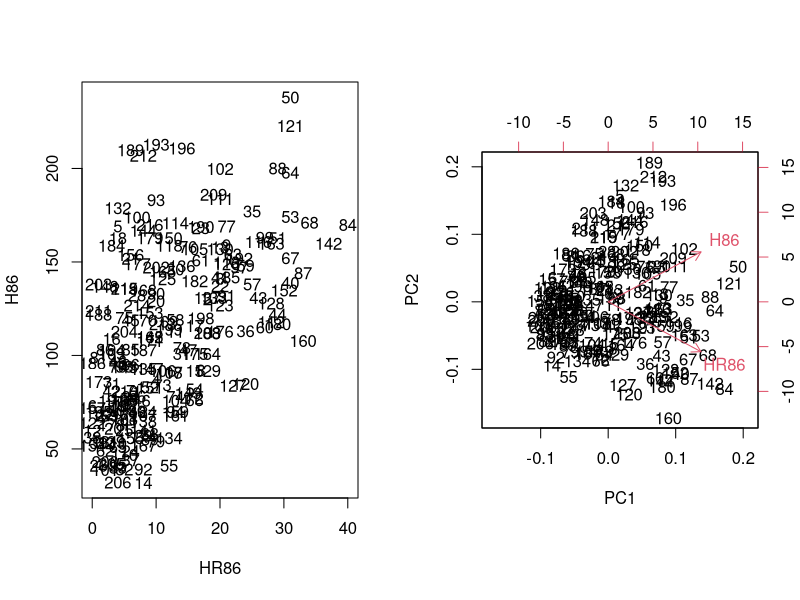
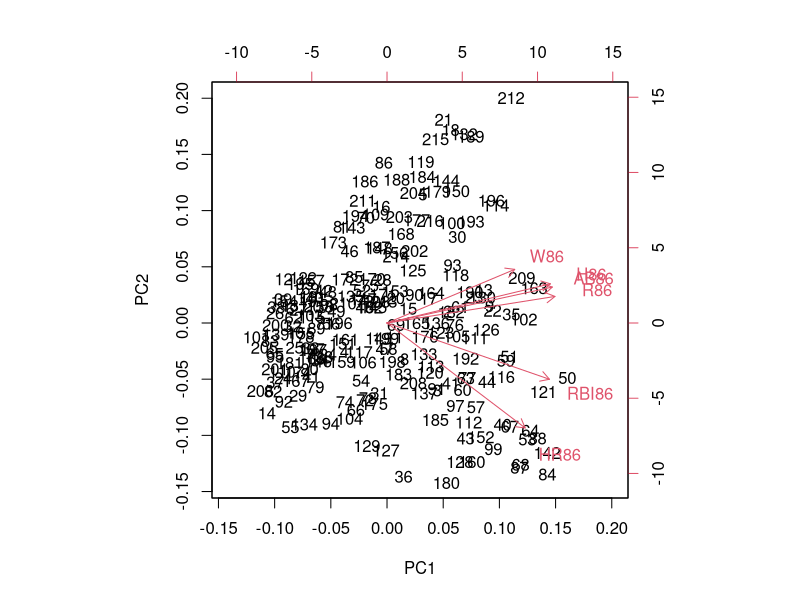
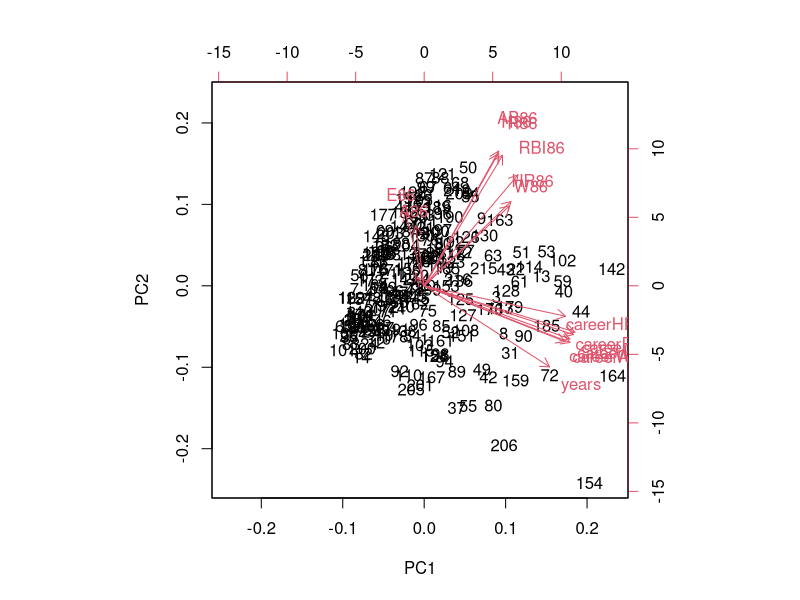
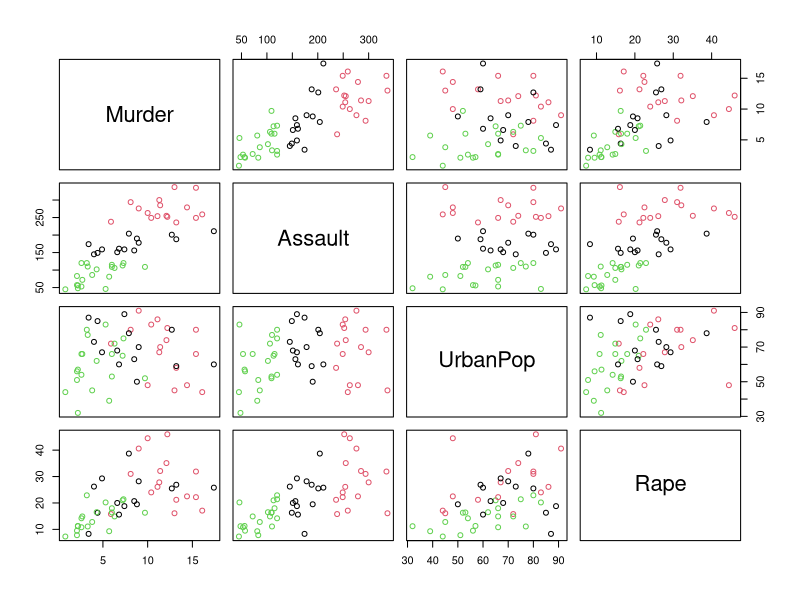
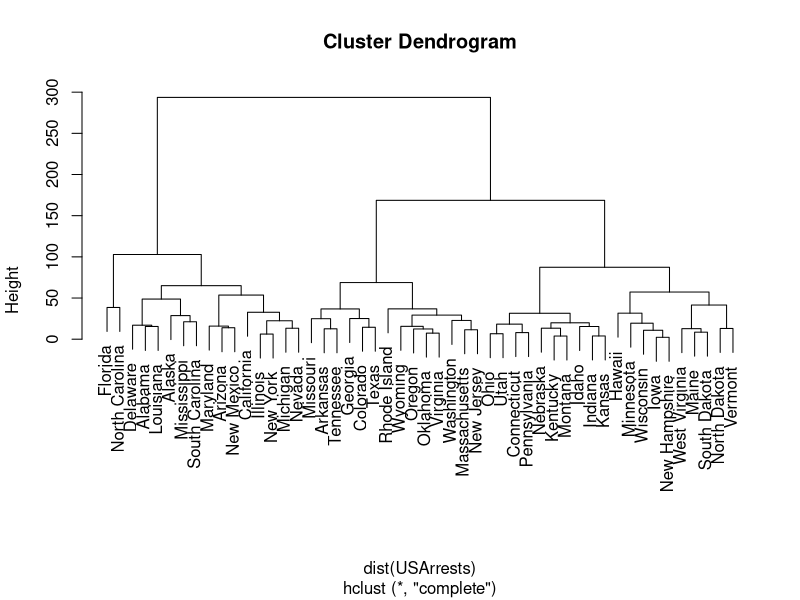

The R script that drew these images, in order:
## ---- chunk 1
knitr::opts_chunk$set(echo = TRUE)
## ---- chunk 2
iTest <- c(177,294,44,220,215,25,81,111,107,284,216,36,18,56,91,320,113,194,
           321,151,7 ,19,242,123,221,230,45,277,54,228,156,298,92,121,181,
           243,191,68,118,55,264,153 ,125,102,75,32,303,317,106,252,149,70,
           316,293,40,310,90,100,258,15)

#dat <- read.csv('./00_Instructor/W11_MultipleRegression/BaseballHitters.csv', row.names=1)
dat <- read.csv('../W11_MultipleRegression/BaseballHitters.csv', row.names=1)
#getwd()
#sum(is.na(datTrain$salary87))
#sum(is.na(datTest$salary87))
library(dplyr)
datTrain <- dat %>% slice(-iTest) %>% filter(!is.na(salary87))
datTest <- dat %>% slice(iTest) %>% filter(!is.na(salary87))

fitPCA <- prcomp(~ H86 + HR86, data=datTrain, scale.=TRUE)
par(mfcol=c(1,2))
datTrain$i = 1:nrow(datTrain)
plot(H86 ~ HR86, data=datTrain, pch='')
text(datTrain$HR86, datTrain$H86, labels= datTrain$i, add=T)
biplot(fitPCA)
par(mfcol=c(1,1))

fitPCA <- prcomp(~ AB86 + H86 + HR86 + R86 + RBI86 + W86, data=datTrain, scale.=TRUE)
#pdf('biplot.pdf', height=12, width=12)
biplot(fitPCA)
#dev.off()

fitPCA <- prcomp(~ . - firstName - lastName - salary87 - league87 - team87 - position86 - PO86 - division86 - team86 - league86, data=datTrain, scale.=TRUE)
biplot(fitPCA)

# 참고 : https://www.datacamp.com/community/tutorials/pca-analysis-r
#        http://hongiiv.tistory.com/594?category=316921
## ---- chunk 3
kmeans(USArrests, 2)
fit <- kmeans(USArrests, 3)
plot(USArrests, col=fit$cluster)
## ---- chunk 4
fit <- hclust(dist(USArrests))
plot(fit)
